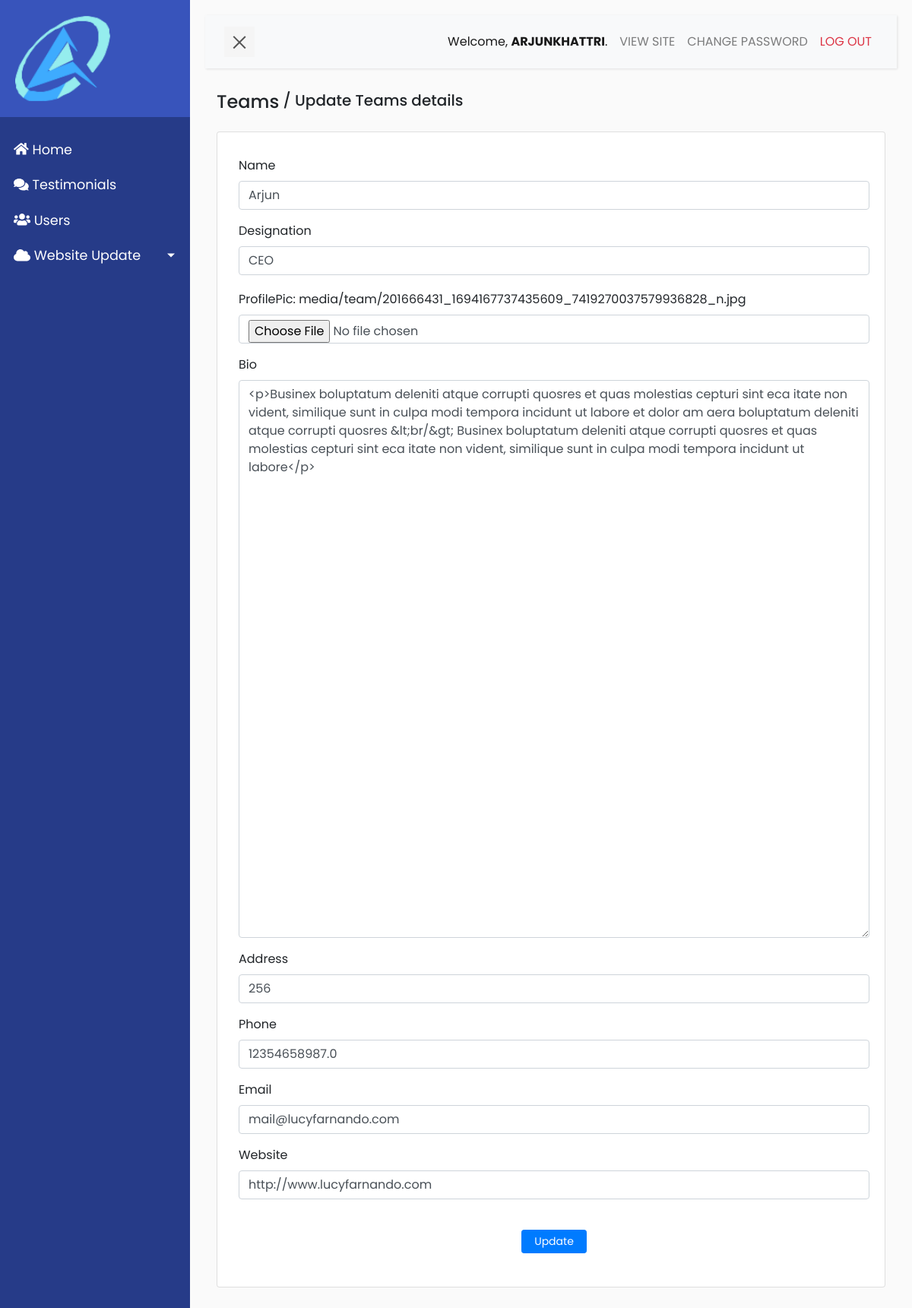
The app's page /team/update/Arjun/ (signed in) with its own data.
### constructionapp/models.py (models this page shows, shortened)
class Team(models.Model):
    name = models.CharField(max_length=50, null=False, blank=False)
    designation = models.CharField(max_length=254, null=False, blank=False)
    profilepic = models.ImageField(upload_to='media/team')
    Bio = RichTextUploadingField(blank=True, null=True)
    address = models.CharField(max_length=254, null=False, blank=False)
    phone = models.FloatField(max_length=254, null=False, blank=False)
    email = models.EmailField(max_length=254, unique=True)
    website = models.URLField(max_length=254, blank=True)

### constructionapp/views.py (the view)
# urls.py: path('team/update/<str:string>/', views.update_team, name = 'update_team'),
@login_required
def update_team(request, string):
    team = Team.objects.get(name=string)
    if request.method == 'POST':
        form = TeamForm(request.POST or None, request.FILES, instance = team)
        try:
            if form.is_valid():
                form.save()
                messages.success(request, 'Team Details Updated')
                return redirect('team_list')
            else:
                messages.error(request, 'Unable to Update Team Details')
                return redirect('team_list')
        except:
            return redirect('team_list')
    else:
        context = {'team': team}
        return render(request, 'page/team/update.html', context)

### constructionapp/templates/page/team/update.html (shortened to what this page needs)
{% extends 'base.html' %}
{% block content %}
<div class="container">
    <div class="row">
        <div class="col-xs-12 col-sm-12 col-md-12 col-xl-12 d-flex">
                <h4 class=" mb-4">Teams </h4>
            <h5>
                &nbsp;/&nbsp;Update Teams details
            </h5>
        </div>
    </div>
    {% if team %}
        <div class="row">
            <div class="col-xs-12 col-sm-12 col-md-12 col-xl-12">
                <div class="card mb-4 pl-2 pt-2">
                    <div class="card-body mb-2">
                        <form method="POST" enctype="multipart/form-data">
                            <div class="form-group">
                                <label
                                    for="name"
                                    class="mt-1">
                                    Name
                                </label>
                                <input
                                    type="text"
                                    name="name"
                                    id="name"
                                    value="{{team.name}}"
                                    tabindex="1"
                                    class="form-control"
                                    autocomplete="name" >
                            </div>
                            <div class="form-group">
                                <label for="designation">Designation</label>
                                <input
                                    name="designation"
                                    id="designation"
                                    class="form-control"
                                    tabindex="2"
                                    value = {{team.designation}}
                                    required
                                    >
                            </div>
                            <div class="form-group">
                                <label
                                    for="profilepic"
                                    class="mt-1">
                                    ProfilePic:
                                    <a href="/media/{{team.profilepic}}">
                                    {{team.profilepic}}
                                    </a>
                                </label>
                                <input
                                    type="file"
                                    class="form-control"
                                    name="profilepic"
                                    id="profilepic"
                                    tabindex="3"
                                    autofocus
                                    >
                            </div>
                            <div class="form-group">
                                <label for="Bio">Bio</label>
                                <textarea
                                    name="Bio"
                                    rows="30"
                                    cols="80"
                                    id="Bio"
                                    class="form-control"
                                    tabindex="4"
                                    required
                                    >{{team.Bio}}</textarea>
                            </div>
                            <div class="form-group">
                                <label for="address">Address</label>
                                <input
                                    name="address"
                                    id="address"
                                    class="form-control"
                                    value = {{team.address}}
                                    tabindex="5"
                                    required
                                    >
                            </div>
                            <div class="form-group">
                                <label for="phone">Phone</label>
                                <input
                                    type="number"
                                    name="phone"
                                    id="phone"
                                    class="form-control"
                                    value = {{team.phone}}
                                    tabindex="6"
                                    required
                                    >
                            </div>
                            <div class="form-group">
                                <label for="email">Email</label>
                                <input
                                    name="email"
                                    id="email"
                                    class="form-control"
                                    value = {{team.email}}
                                    tabindex="7"
                                    required
                                    >
                            </div>
                            <div class="form-group">
                                <label for="website">Website</label>
                                <input
                                    name="website"
                                    id="website"
                                    class="form-control"
                                    value = {{team.website}}
                                    tabindex="8"
                                    required
                                    >
                            </div>
                            <div class="form-group text-center">
                                <input
                                    type="submit"
                                    class="btn btn-primary btn-sm mt-4 pl-3 pr-3 text-center"
                                    value="Update">
                            </div>
                        </form>
                    </div>
                </div>
            </div>
        </div>
   {% endif %}
</div>
{% endblock content %}

### constructionapp/templates/base.html (shortened to what this page needs)
{% load static %}
<!DOCTYPE html>
<html>
<head>
    <link
        rel="stylesheet"
        href="https://stackpath.bootstrapcdn.com/bootstrap/4.1.0/css/bootstrap.min.css"
>
    <link
        rel="stylesheet" href="{% static 'css/base.css' %}">
    <link
        rel="stylesheet"
        href="https://use.fontawesome.com/releases/v5.2.0/css/all.css"
>
</head>
<body>
    <div class="wrapper">
        <nav id="sidebar">
            <div class="sidebar-header">
                <a href="https://eliteconsultancy.netlify.app/">
                    <img src="{% static 'images/logo.png' %}" alt="NGT Logo" class="img-responsive" style="width:60%;height: auto;">
                </a>
            </div>
            <ul class="list-unstyled components ml-2">
                <li class="active">
                    <a href="{% url 'dashboard' %}">
                        <i class="fa fa-home" aria-hidden="true"></i>
                        Home
                    </a>
                </li>
                <li>
                    <a href="{% url 'testimonials_list' %}">
                        <i class="fa fa-comments" aria-hidden="true"></i>
                        Testimonials
                    </a>
                </li>
                <li>
                    <a href="{% url 'list_admins' %}">
                        <i class="fa fa-users" aria-hidden="true"></i>
                        Users
                    </a>
                </li>
                <li >
                    <a href="#uiSubmenu" data-toggle="collapse" aria-expanded="false" class="dropdown-toggle">
                        <i class="fa fa-cloud" aria-hidden="true"></i>
                        Website Update
                    </a>
                </li>
        </nav>
        <div id="content">
            <nav class="navbar navbar-expand-lg navbar-light bg-light">
                <div class="container-fluid">
                    <button type="button" id="sidebarCollapse" class="navbar-btn">
                        <span></span>
                    </button>
                    <div class="collapse navbar-collapse" id="navbarSupportedContent">
                        <ul class="nav navbar-nav ml-auto">
                            <li class="nav-item active">
                                <div class="nav-link text-capitalize" >Welcome, <span class="text-uppercase font-weight-bold">{{user.get_username}}</span>. </div>
                            </li>
                            <li class="nav-item">
                                <a href="https://eliteconsultancy.netlify.app/" target="_blank" class="text-uppercase nav-link">View Site</a>
                            </li>
                            <li class="nav-item">
                                <a href="{% url 'change_admin_pw' %}" class="nav-link text-uppercase">Change Password</a>
                            </li>
                            <li class="nav-item">
                                <a href="{% url 'admin_logout' %}" class="text-uppercase nav-link text-danger">Log out</a>
                            </li>
                        </ul>
                    </div>
                </div>
            </nav>
            {% block content %}
            {% endblock content %}
    </div>
</body>
</html>

### static/css/base.css (style rules this page uses)
body { font-family: 'Poppins', sans-serif; background: #fafafa; }
a, a:hover, a:focus { color: inherit; text-decoration: none; transition: all 0.3s; }
.navbar { padding: 15px 10px; background: #fff; border: none; border-radius: 0; margin-bottom: 30px; box-shadow: 1px 1px 3px rgba(0, 0, 0, 0.1); }
.navbar-btn { box-shadow: none; outline: none !important; border: none; }
.wrapper { display: flex; width: 100%; align-items: stretch; perspective: 1500px; }
#sidebar { min-width: 250px; max-width: 250px; background: #263b88; color: #fff; transition: all 0.6s cubic-bezier(0.945, 0.020, 0.270, 0.665); transform-origin: bottom left; }
#sidebar .sidebar-header { padding: 20px; background: #3854bb; }
#sidebar ul.components { padding: 20px 0; }
#sidebar ul li a { padding: 10px; font-size: 1.1em; display: block; }
#sidebar ul li.active > a, a[aria-expanded="true"] { color: #fff; background: #263b88; }
a[data-toggle="collapse"] { position: relative; }
.dropdown-toggle::after { display: block; position: absolute; top: 50%; right: 20px; transform: translateY(-50%); }
#content { width: 100%; padding: 20px; min-height: 100vh; transition: all 0.3s; }
#sidebarCollapse { width: 40px; height: 40px; background: #f5f5f5; cursor: pointer; }
#sidebarCollapse span { width: 80%; height: 2px; margin: 0 auto; display: block; background: #555; transition: all 0.8s cubic-bezier(0.810, -0.330, 0.345, 1.375); transition-delay: 0.2s; }
#sidebarCollapse span:last-of-type { transform: rotate(-45deg) translate(1px, -1px); }

### records on screen
Team: name "Arjun", designation "CEO", profilepic "media/team/201666431_1694167737435609_7419270037579936828_n.jpg", Bio "<p>Businex boluptatum deleniti atque corrupti quosres et quas molestias cepturi sint eca itate non vident, similique sunt in culpa modi tempora incidunt ut labore et dolor am aera boluptatum deleniti atque corrupti quosres &lt;br/&gt; Businex boluptatum deleniti atque corrupti quosres et quas molestias cepturi sint eca itate non vident, similique sunt in culpa modi tempora incidunt ut labore</p>", address "256", phone "12354658987.0", email "mail@lucyfarnando.com", website "http://www.lucyfarnando.com"

### other values on screen
{{ user.get_username }} "ARJUNKHATTRI"
